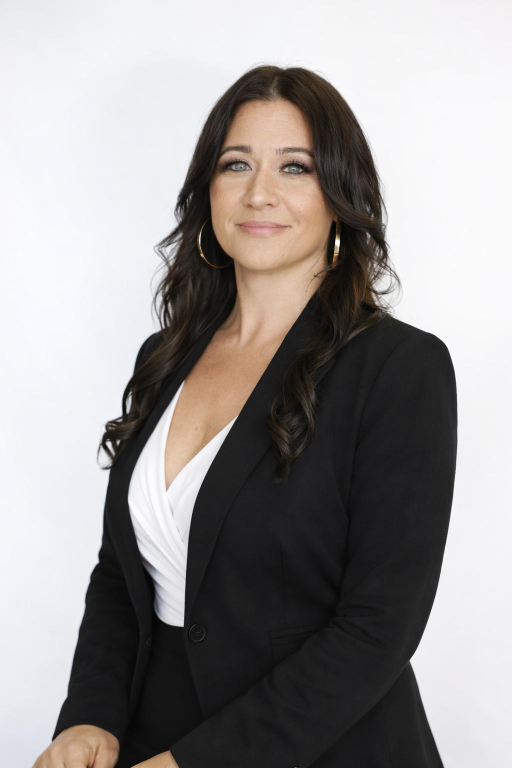
#> input picture Gabriella.jpeg, 1024 x 1536 px (shown at 1/2 size)
$ python -i blog_image_utils.py   (imports and definitions only)
#> lines starting #> are read from the running program, lines starting #| are printed output that depends on the picture
#!/usr/bin/env python3
"""Resize branded blog hero art to 1280×702 and map SEO source files to slugs."""

from __future__ import annotations

from pathlib import Path

from PIL import Image

SEO_ROOT = Path("/Users/ali/Downloads/SEO Blogs")
REPO = Path(__file__).resolve().parents[1]
HERO_W = 1280
HERO_H = 702
HERO_BG = (11, 22, 53)  # #0B1635 — matches .post-hero-figure background

# Standard classes for blog index + homepage carousel (always use these when publishing).
BLOG_CARD_IMAGE_CLASS = "blog-card-image--hero-fit"
BLOG_CARD_THUMB_CLASS = "blog-card-thumb--hero-fit"
HERO_THUMB_OBJECT_POSITION = "38% center"

# Verified 2026-08-28: each WhatsApp graphic headline matches its article topic.
BATCH4_IMAGE_MAP: dict[str, Path] = {
    "place-declined-mortgage-files-ontario": SEO_ROOT / "WhatsApp Image 2026-08-28 at 11.18.40.jpeg",
    "high-ltv-second-mortgage-lenders-gta": SEO_ROOT / "high-ltv-second-mortgage-lenders-gta-hero.jpg",
    "fast-private-mortgage-closing-ontario": SEO_ROOT / "WhatsApp Image 2026-08-28 at 11.12.10.jpeg",
    "fsra-private-mortgage-rules-ontario-brokers": SEO_ROOT / "WhatsApp Image 2026-08-28 at 11.15.27.jpeg",
    "mic-vs-private-lender-broker-deals-ontario": SEO_ROOT / "WhatsApp Image 2026-08-28 at 11.15.34.jpeg",
    "private-mortgage-commitment-letter-fees-conditions-ontario": SEO_ROOT
    / "WhatsApp Image 2026-08-28 at 11.22.34.jpeg",
    "appraisal-requirements-private-mortgage-ontario": SEO_ROOT / "WhatsApp Image 2026-08-28 at 11.08.48.jpeg",
    "mortgage-arrears-power-of-sale-broker-ontario": SEO_ROOT / "WhatsApp Image 2026-08-28 at 11.20.13.jpeg",
    "direct-private-mortgage-lender-toronto-brokers": SEO_ROOT / "WhatsApp Image 2026-08-28 at 11.10.46.jpeg",
    "private-lending-mortgage-brokers-ontario": SEO_ROOT / "WhatsApp Image 2026-08-28 at 11.21.26.jpeg",
}

# Batch 3 posts with dedicated hero files outside the Batch 3 WhatsApp set.
BATCH3_PENDING_IMAGE_MAP: dict[str, Path] = {
    "vendor-take-back-mortgage-ontario": SEO_ROOT / "vendor-take-back-mortgage-ontario-hero.jpg",
    "mortgage-on-inherited-property-ontario": SEO_ROOT / "mortgage-on-inherited-property-ontario-hero.jpg",
}


def resize_hero_cover(src: Path, dst: Path, width: int = HERO_W, height: int = HERO_H) -> None:
    """Scale source to fill width×height; left-anchored crop for headline art."""
#> called with src = '../Gabriella.jpeg', dst = 'out.png', width = 1280, height = 702
    img = Image.open(src).convert("RGB")
#> img is the input picture: PIL image 1024x1536 RGB; mean R, G, B 153, 149.6, 148.5
    src_w, src_h = img.size
#> src_w = 1024; src_h = 1536
    scale = max(width / src_w, height / src_h)
#> scale = 1.25
    new_w = max(1, int(src_w * scale))
#> new_w = 1280
    new_h = max(1, int(src_h * scale))
#> new_h = 1920
    resized = img.resize((new_w, new_h), Image.Resampling.LANCZOS)
    left = 0
    top = max(0, (new_h - height) // 2)
#> top = 609
    cropped = resized.crop((left, top, left + width, top + height))
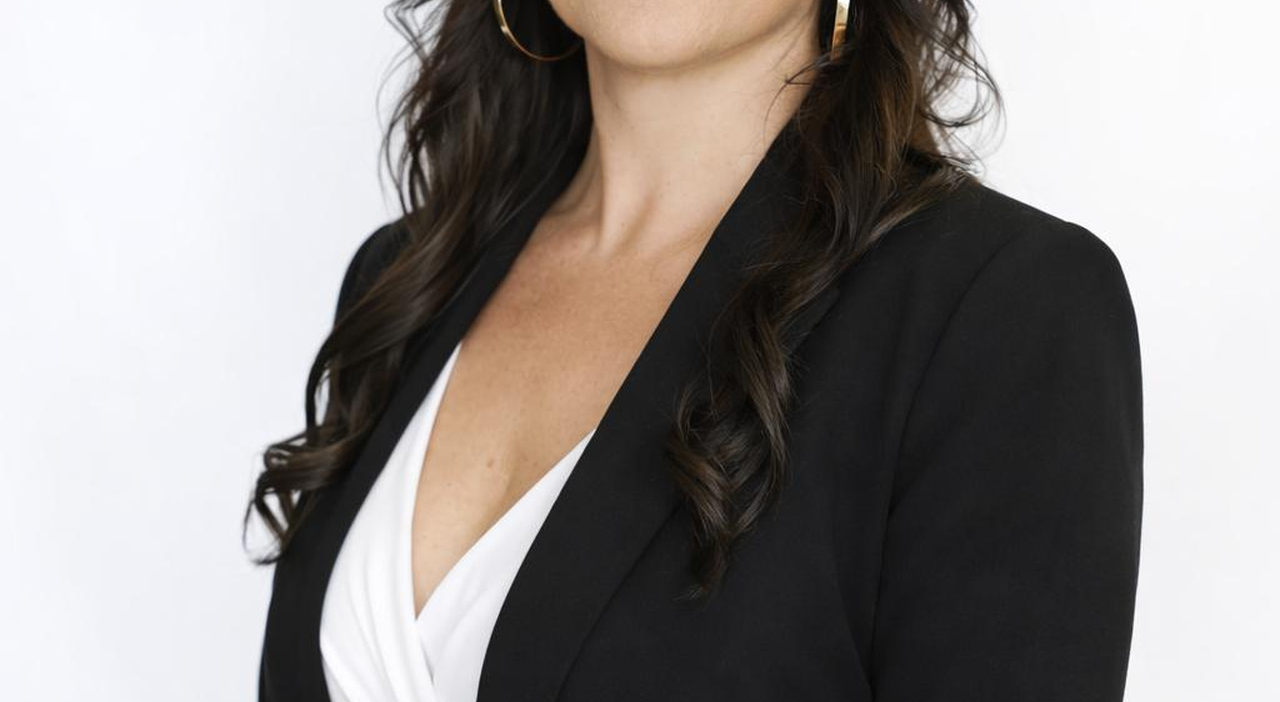
#> cropped: PIL image 1280x702 RGB; mean R, G, B 146, 141.2, 138.9
#> (the run stopped early here; a loop or call above may not have finished)

$ run again, on Guido.jpeg
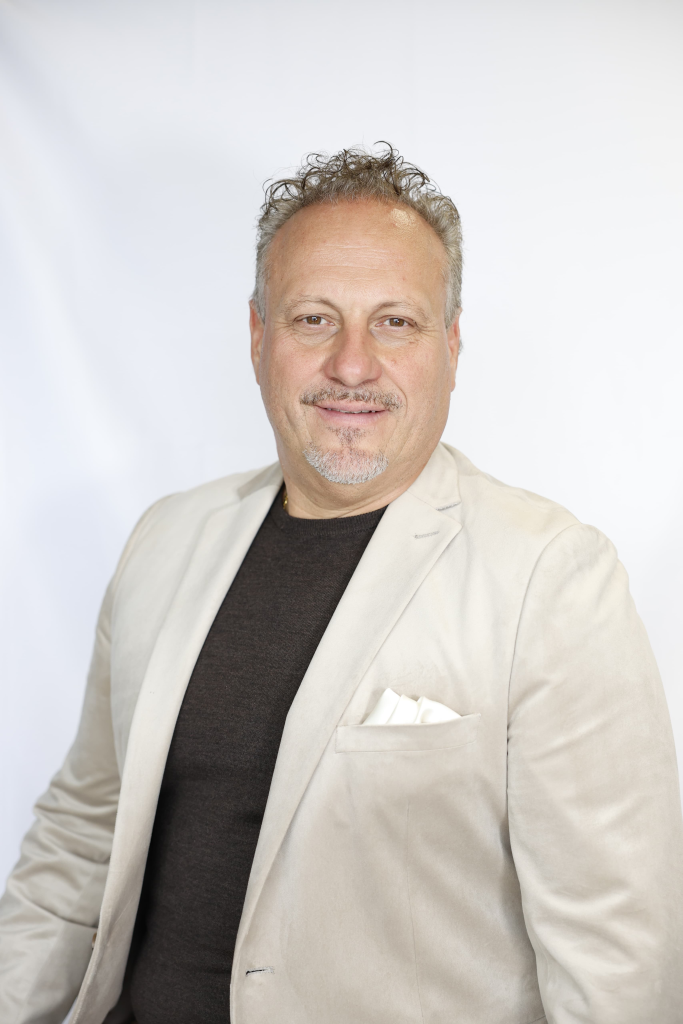
#> input picture Guido.jpeg, 3413 x 5120 px (shown at 1/5 size)
#> in resize_hero_cover, img is the input picture: PIL image 3413x5120 RGB; mean R, G, B 206.4, 201.9, 198.4
#> in resize_hero_cover, `cropped = resized.crop((left, top, left + width, top + height))`:
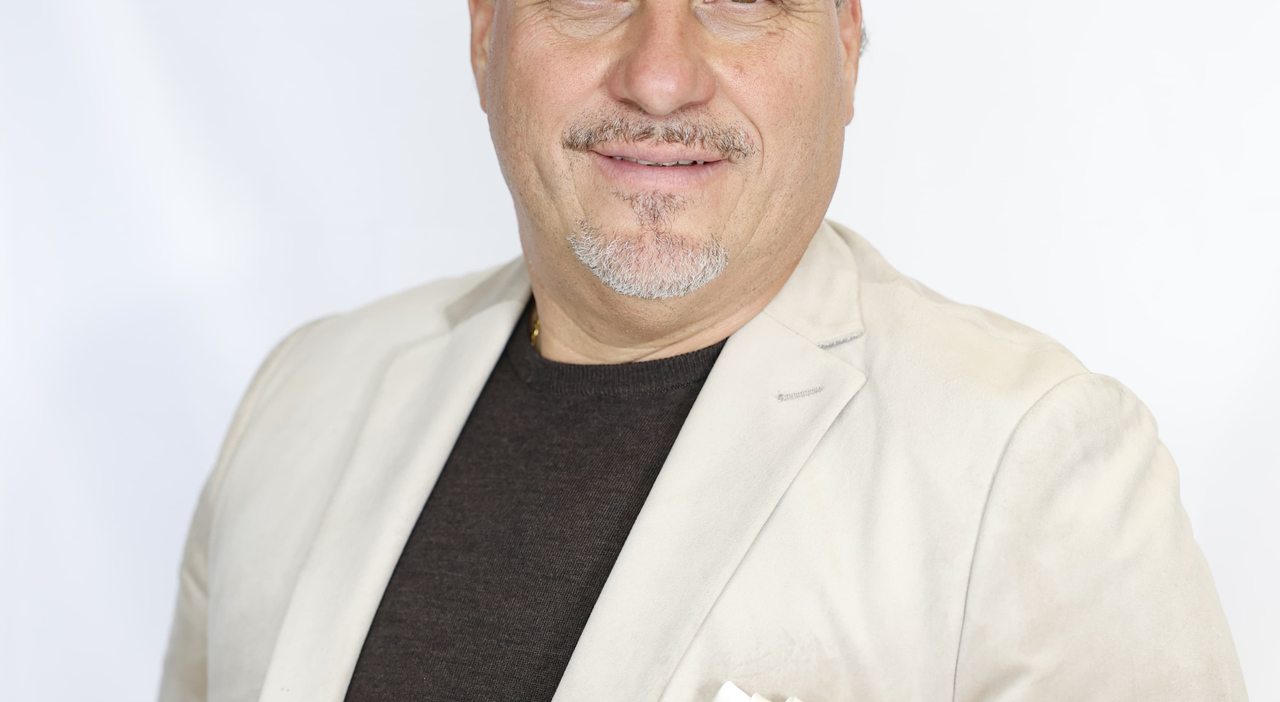
#> cropped: PIL image 1280x702 RGB; mean R, G, B 214.5, 209.3, 205.9

$ run again, on Markshun.jpeg
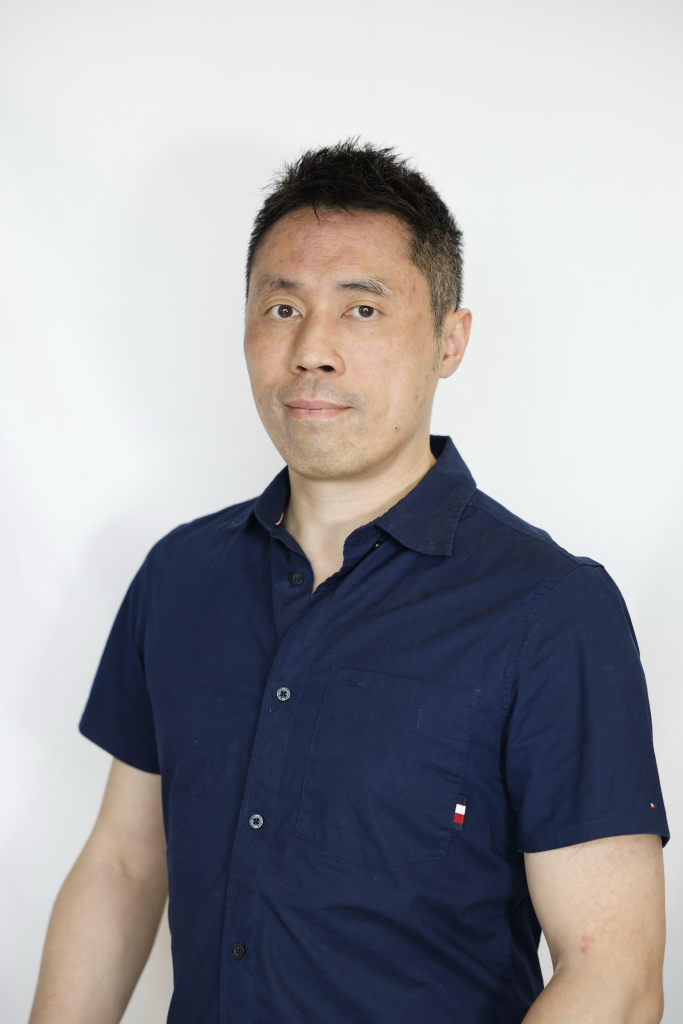
#> input picture Markshun.jpeg, 3413 x 5120 px (shown at 1/5 size)
#> in resize_hero_cover, img is the input picture: PIL image 3413x5120 RGB; mean R, G, B 156.3, 155.9, 160.8
#> in resize_hero_cover, `cropped = resized.crop((left, top, left + width, top + height))`:
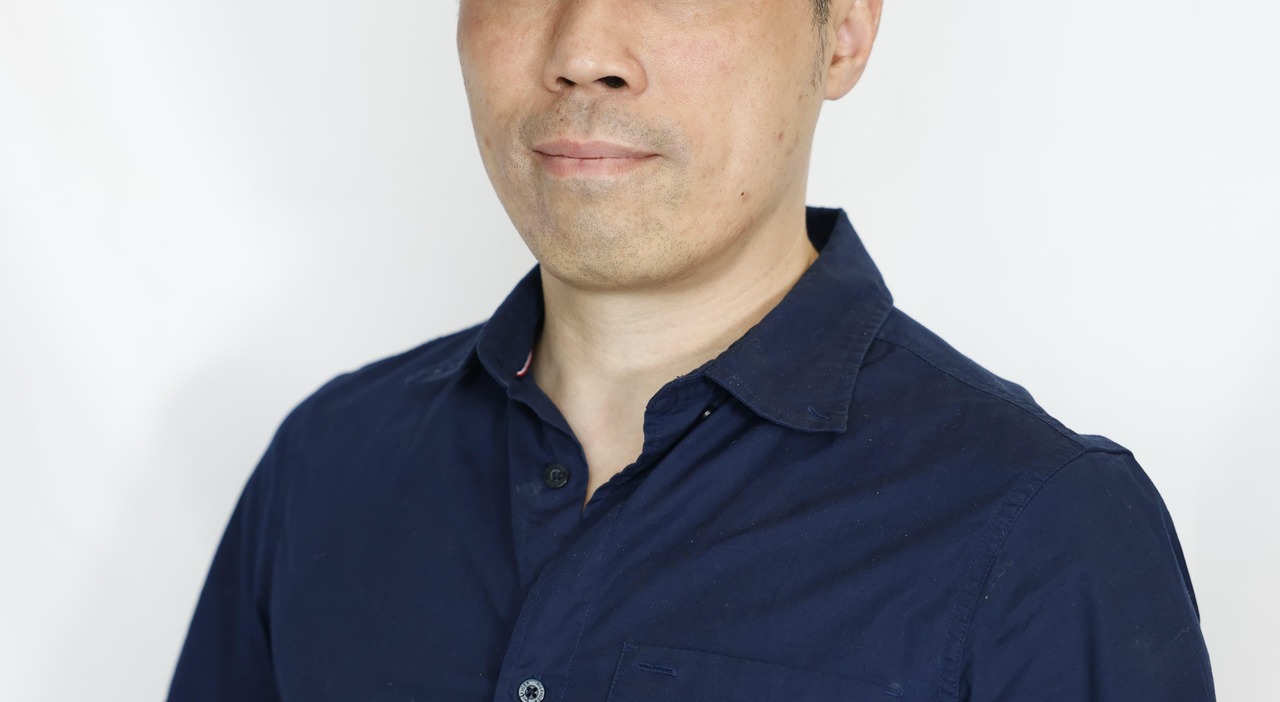
#> cropped: PIL image 1280x702 RGB; mean R, G, B 157.5, 157.9, 164
